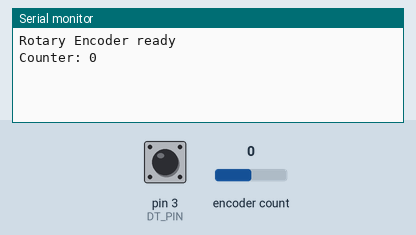
This program was run on a simulated Arduino Mega 2560, built with avr-gcc and run on an emulated ATmega2560. Shown: the last lines printed to the serial monitor. Inputs (shaded band) come from the test bench; at power-on: encoder count 0, pin 3 (DT_PIN) HIGH.

Above: at 2.2 s.
2.3 s: encoder count set to 1
At 3.5 s:
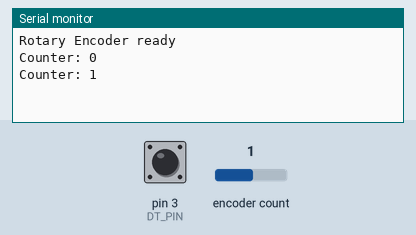
3.8 s: encoder count set to 2
At 4.7 s:
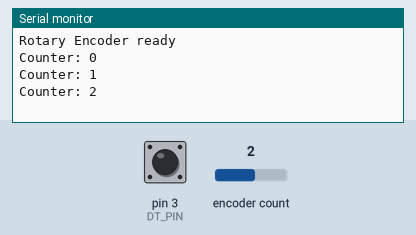

The program:

main.cpp
```cpp
#include <Arduino.h>
#include <BasicEncoder.h>

// Pin assignments — must match wiring.yaml
// CLK and DT must be on interrupt-capable pins
constexpr int CLK_PIN = 2;   // INT0
constexpr int DT_PIN  = 3;   // INT1
constexpr int SW_PIN  = 18;  // INT5

BasicEncoder encoder(CLK_PIN, DT_PIN);

void updateEncoder();
void updateSwitch();

void setup() {
  pinMode(SW_PIN, INPUT_PULLUP);
  Serial.begin(115200);
  delay(1000);
  Serial.println("Rotary Encoder ready");
  Serial.print("Counter: ");
  Serial.println(encoder.get_count());

  attachInterrupt(digitalPinToInterrupt(CLK_PIN), updateEncoder, CHANGE);
  attachInterrupt(digitalPinToInterrupt(DT_PIN), updateEncoder, CHANGE);
}

void loop() {
  if (encoder.get_change()) {
    Serial.print("Counter: ");
    Serial.println(encoder.get_count());
  }
}

void updateEncoder() {
  encoder.service();
}

void updateSwitch() {
  // Debounce handled by interrupt timing
  if (digitalRead(SW_PIN) == LOW) {
    Serial.println("SWITCH PRESSED");
  } else {
    Serial.println("SWITCH RELEASED");
  }
}
```

Measured:
- after the input at 2.3 s, the serial monitor: prints a new line at once (image 1)
- after the input at 3.8 s, the serial monitor: prints a new line at once (image 2)
